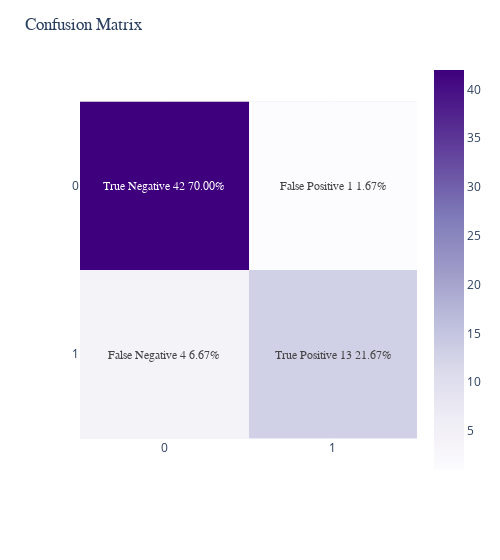

The notebook cell saved with this chart:
### Markdown cell above
Some observations:
- The recall is not very good with 76.47%

### Code cell
# function plot confusion matrix
def plot_cunfusion_matrix(lr: LogisticRegression,X_train: pd.DataFrame,X_test: pd.DataFrame,y_train: pd.Series,y_test: pd.Series) -> None:
    # traning a model
    lr.fit(X_train,y_train)
    # making predict
    y_pred = lr.predict(X_test)
    cm = confusion_matrix(y_test,y_pred)
    names = ['True Negative','False Positive','False Negative','True Positive']
    counts = [num for num in cm.flatten()]
    percents = [f'{num:.2%}' for num in cm.flatten()/np.sum(cm)]
    labels = [f'{value_1}\n{value_2}\n{value_3}' for value_1,value_2,value_3 in zip(names,counts,percents)]
    labels = np.asarray(labels).reshape(2,2)
    fig = px.imshow(cm,x=['0','1'],y=['0','1'],color_continuous_scale='purples')
    fig.update_traces(text=labels,texttemplate='%{text}',textfont = dict(size=12,family='Rockwell'))
    fig.update_layout(title = dict(text='Confusion Matrix',font_family='RockWell'),width=500)
    fig.show()

plot_cunfusion_matrix(lr,X_train,X_test,y_train,y_test)

### Figure 1 — Plotly figure (JSON) as saved in the notebook; plotly's stock layout.template omitted (floating-point values rounded to 4 significant figures)
{"data": [{"coloraxis": "coloraxis", "hovertemplate": "x: %{x}<br>y: %{y}<br>color: %{z}<extra></extra>", "name": "0", "text": [["True Negative\n42\n70.00%", "False Positive\n1\n1.67%"], ["False Negative\n4\n6.67%", "True Positive\n13\n21.67%"]], "textfont": {"family": "Rockwell", "size": 12}, "texttemplate": "%{text}", "type": "heatmap", "x": ["0", "1"], "xaxis": "x", "y": ["0", "1"], "yaxis": "y", "z": [[42, 1], [4, 13]]}], "layout": {"coloraxis": {"colorscale": [[0, "rgb(252,251,253)"], [0.125, "rgb(239,237,245)"], [0.25, "rgb(218,218,235)"], [0.375, "rgb(188,189,220)"], [0.5, "rgb(158,154,200)"], [0.625, "rgb(128,125,186)"], [0.75, "rgb(106,81,163)"], [0.875, "rgb(84,39,143)"], [1, "rgb(63,0,125)"]]}, "margin": {"t": 60}, "title": {"font": {"family": "RockWell"}, "text": "Confusion Matrix"}, "width": 500, "xaxis": {"anchor": "y", "constrain": "domain", "domain": [0, 1], "scaleanchor": "y"}, "yaxis": {"anchor": "x", "autorange": "reversed", "constrain": "domain", "domain": [0, 1]}}}
